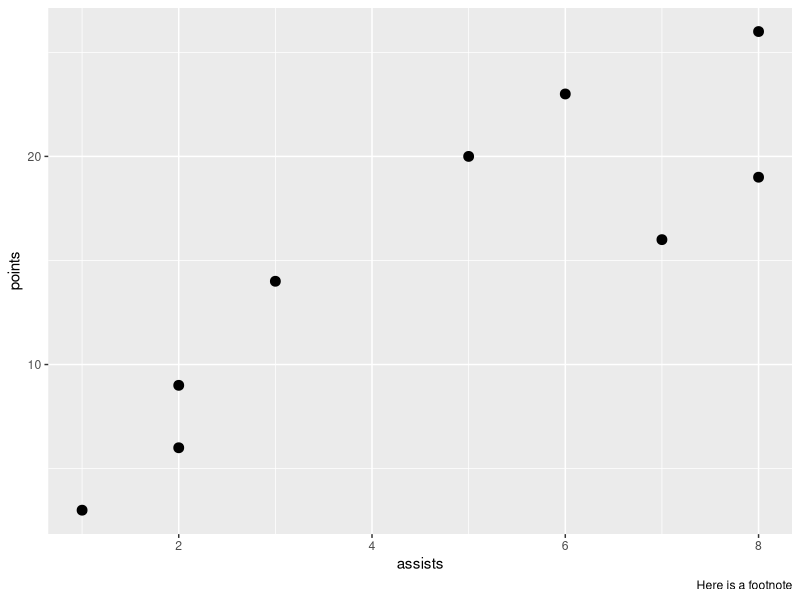
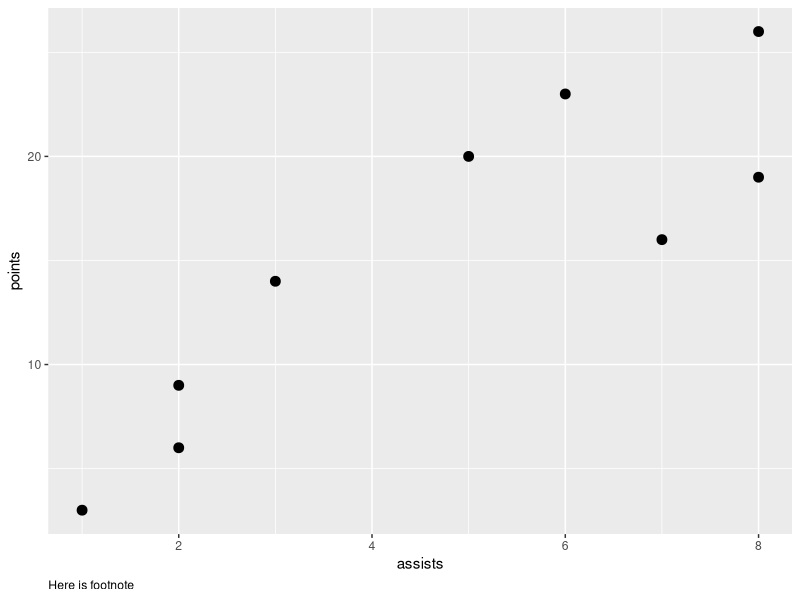

Write the R code that produced these figures, in order.
# create  data frame
df <- data.frame(assists=c(1, 2, 2, 3, 5, 6, 7, 8, 8),
                 points=c(3, 6, 9, 14, 20, 23, 16, 19, 26))

# view data frame
df

# Example 1: Add Footnote in Bottom Right Corner
library("ggplot2")

# create scatterplot with footnote in bottom right corner
ggplot(df, aes(x=assists, y=points)) +
  geom_point(size=3) + 
  labs(caption="Here is a footnote")

# Example 2: Add Footnote in Bottom Left Corner
library("ggplot2")

# create scatterplot with footnote in bottom left corner
ggplot(df, aes(x=assists, y=points)) + 
  geom_point(size=3) + 
  labs(caption="Here is footnote") + 
  theme(plot.caption = element_text(hjust=0))
